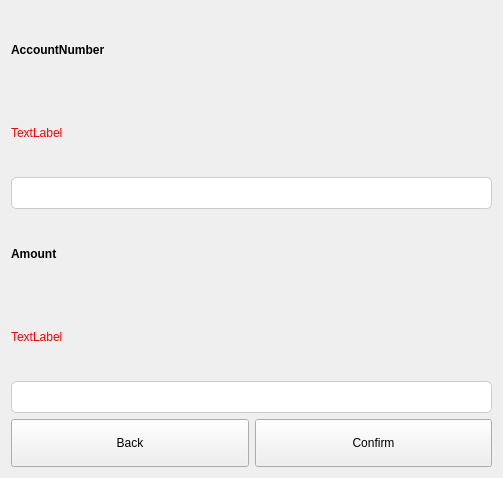
<?xml version="1.0" encoding="UTF-8"?>
<ui version="4.0">
 <class>MakeTransaction</class>
 <widget class="QDialog" name="MakeTransaction">
  <property name="geometry">
   <rect>
    <x>0</x>
    <y>0</y>
    <width>503</width>
    <height>478</height>
   </rect>
  </property>
  <property name="windowTitle">
   <string>Dialog</string>
  </property>
  <layout class="QVBoxLayout" name="verticalLayout_3">
   <item>
    <layout class="QVBoxLayout" name="verticalLayout">
     <item>
      <widget class="QLabel" name="label">
       <property name="styleSheet">
        <string notr="true">QLabel{

font-weight:500;

}</string>
       </property>
       <property name="text">
        <string>AccountNumber</string>
       </property>
      </widget>
     </item>
     <item>
      <widget class="QLabel" name="label_accountNumError">
       <property name="styleSheet">
        <string notr="true">QLabel{


color:red;

}</string>
       </property>
       <property name="text">
        <string>TextLabel</string>
       </property>
      </widget>
     </item>
     <item>
      <widget class="QLineEdit" name="lineEdit_username">
       <property name="styleSheet">
        <string notr="true">QLineEdit{


height:30px;
outline:none;
border-radius:5px;
border:1px solid #ccc;
padding-left:15px;
font-size:16px;

}</string>
       </property>
      </widget>
     </item>
    </layout>
   </item>
   <item>
    <layout class="QVBoxLayout" name="verticalLayout_2">
     <item>
      <widget class="QLabel" name="label_3">
       <property name="styleSheet">
        <string notr="true">QLabel{

font-weight:500;

}</string>
       </property>
       <property name="text">
        <string>Amount</string>
       </property>
      </widget>
     </item>
     <item>
      <widget class="QLabel" name="label_amoutError">
       <property name="styleSheet">
        <string notr="true">QLabel{


color:red;

}</string>
       </property>
       <property name="text">
        <string>TextLabel</string>
       </property>
      </widget>
     </item>
     <item>
      <widget class="QLineEdit" name="lineEdit_amount">
       <property name="styleSheet">
        <string notr="true">QLineEdit{


height:30px;
outline:none;
border-radius:5px;
border:1px solid #ccc;
padding-left:15px;
font-size:16px;

}</string>
       </property>
      </widget>
     </item>
    </layout>
   </item>
   <item>
    <layout class="QHBoxLayout" name="horizontalLayout">
     <item>
      <widget class="QPushButton" name="pushButton_back">
       <property name="styleSheet">
        <string notr="true">QPushButton{


height:40px;


}</string>
       </property>
       <property name="text">
        <string>Back</string>
       </property>
       <property name="autoDefault">
        <bool>false</bool>
       </property>
      </widget>
     </item>
     <item>
      <widget class="QPushButton" name="pushButton_confirm">
       <property name="styleSheet">
        <string notr="true">QPushButton{


height:40px;


}</string>
       </property>
       <property name="text">
        <string>Confirm</string>
       </property>
       <property name="autoDefault">
        <bool>false</bool>
       </property>
      </widget>
     </item>
    </layout>
   </item>
  </layout>
 </widget>
 <resources/>
 <connections/>
</ui>
